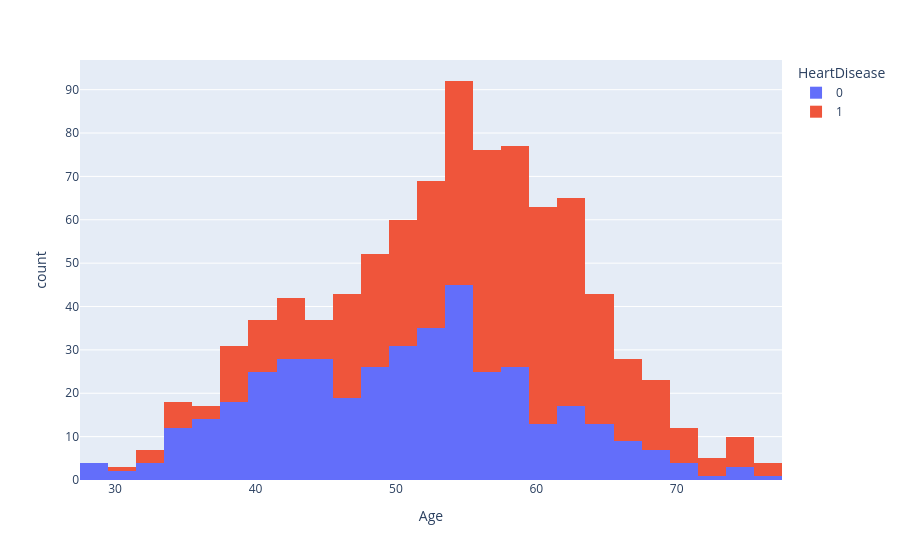

The cell this chart's notebook holds for it:
### Code cell
px.histogram(heart_df,x='Age',color='HeartDisease')

### Figure 1 — Plotly figure (JSON) as saved in the notebook; plotly's stock layout.template omitted (floating-point values rounded to 4 significant figures; data arrays with more than 128 entries replaced by an {"elided": "..."} marker saying what was removed)
{"data": [{"alignmentgroup": "True", "bingroup": "x", "hovertemplate": "HeartDisease=0<br>Age=%{x}<br>count=%{y}<extra></extra>", "legendgroup": "0", "marker": {"color": "#636efa", "pattern": {"shape": ""}}, "name": "0", "offsetgroup": "0", "orientation": "v", "showlegend": true, "type": "histogram", "x": {"elided": "410 int values"}, "xaxis": "x", "yaxis": "y"}, {"alignmentgroup": "True", "bingroup": "x", "hovertemplate": "HeartDisease=1<br>Age=%{x}<br>count=%{y}<extra></extra>", "legendgroup": "1", "marker": {"color": "#EF553B", "pattern": {"shape": ""}}, "name": "1", "offsetgroup": "1", "orientation": "v", "showlegend": true, "type": "histogram", "x": {"elided": "508 int values"}, "xaxis": "x", "yaxis": "y"}], "layout": {"barmode": "relative", "legend": {"title": {"text": "HeartDisease"}, "tracegroupgap": 0}, "margin": {"t": 60}, "xaxis": {"anchor": "y", "domain": [0, 1], "title": {"text": "Age"}}, "yaxis": {"anchor": "x", "domain": [0, 1], "title": {"text": "count"}}}}
